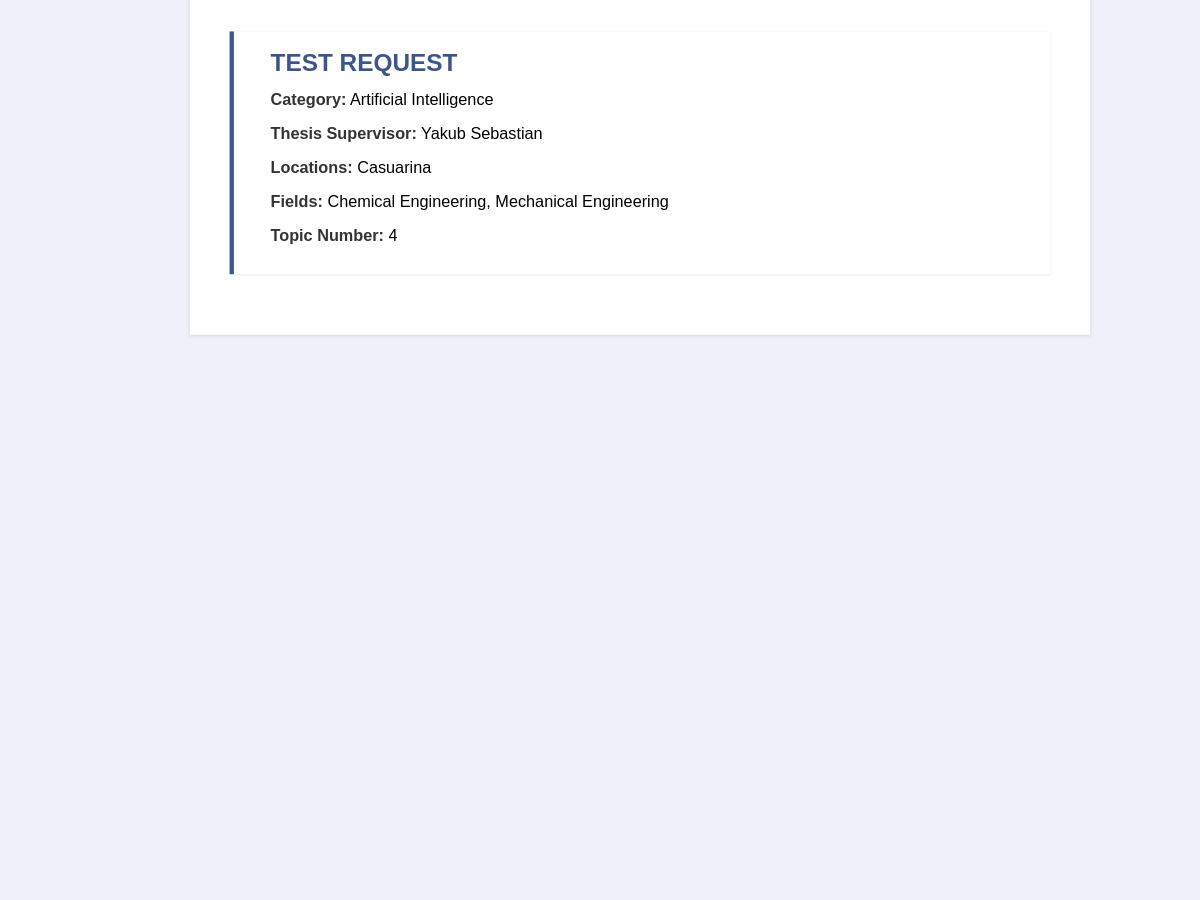
Page /project-list/ (middle part) on the earlier database version.
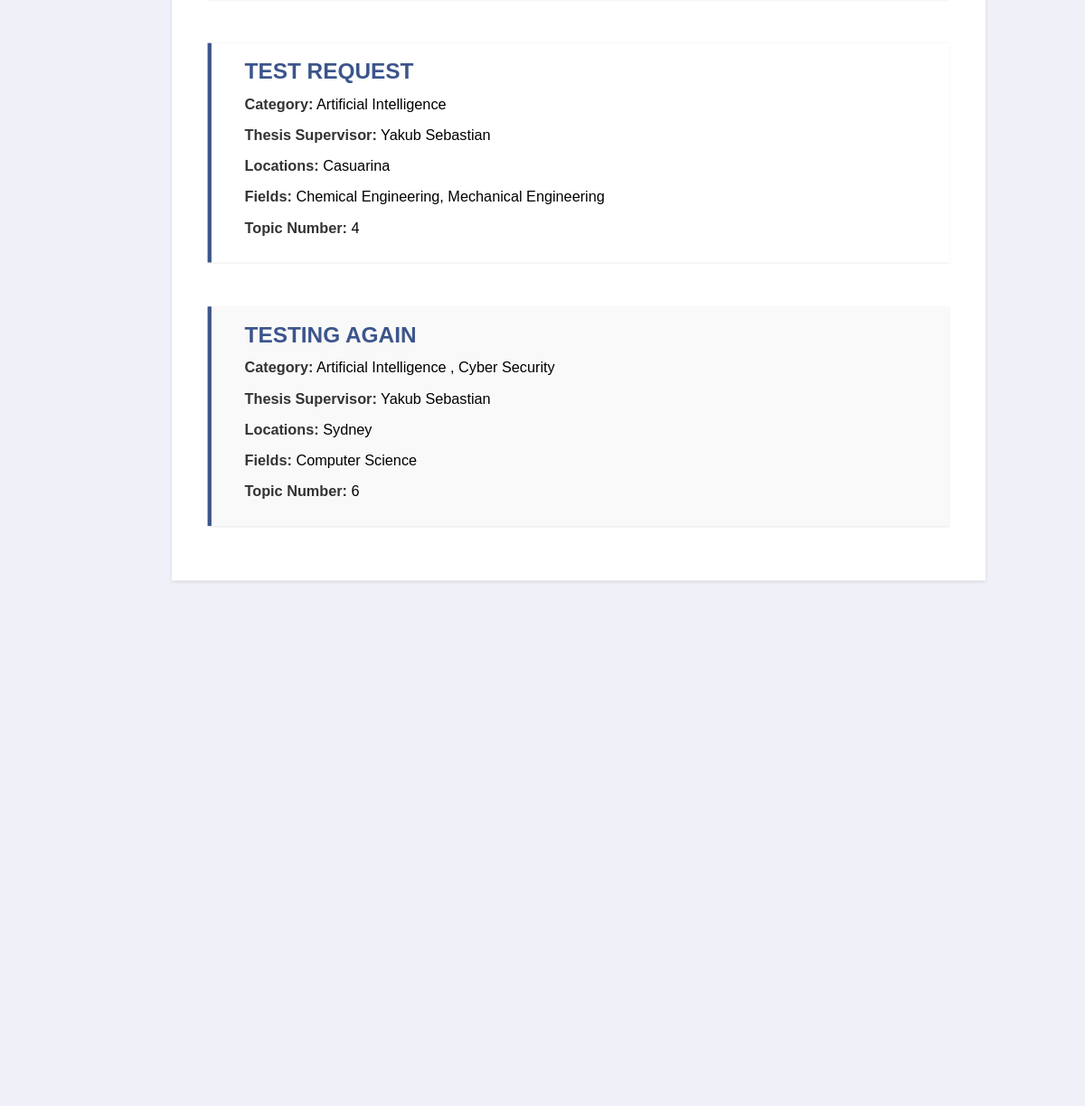
Same page on the later database version.
### management/models.py (models this page shows, shortened)
class Project(models.Model):
    supervisor = models.ForeignKey(User, null=True, on_delete=models.SET_NULL)
    title = models.CharField(max_length=100, null=True)
    category = models.ManyToManyField("Category", blank=True)
    topic_num = models.PositiveIntegerField("Topic number", null=True, unique=True)
    location = models.ManyToManyField("Location", blank=True)
    research_areas = models.ManyToManyField("ResearchArea", blank=True)
    description = models.TextField(blank=True)

class Category(models.Model):
    name = models.CharField(max_length=100)

class Location(models.Model):
    name = models.CharField(max_length=30)

class ResearchArea(models.Model):
    name = models.CharField(max_length=60)

### accounts/models.py (models this page shows)
class User(AbstractUser):
    USER_TYPE_CHOICES = (
        ('unit_coordinator', 'Unit Coordinator'),
        ('supervisor', 'Supervisor'),
        ('student', 'Student'),
    )
    user_type = models.CharField(max_length=20, choices=USER_TYPE_CHOICES, default='student')
    groups = models.ManyToManyField(
        'auth.Group',
        verbose_name='groups',
        blank=True,
        help_text='The groups this user belongs to. A user will get all permissions granted to each of their groups.',
        related_name='custom_user_set',
        related_query_name='user',
    )
    user_permissions = models.ManyToManyField(
        'auth.Permission',
        verbose_name='user permissions',
        blank=True,
        help_text='Specific permissions for this user.',
        related_name='custom_user_set',
        related_query_name='user',
    )

### assignment_4_app/views.py (the view)
# urls.py: path("project-list/", views.project_list, name="project-list"),
def project_list(request):
    try:
        projects_list = Project.objects.all().order_by("topic_num")
        context = {
            "projects": projects_list,
        }
        return render(request, "assignment_4_app/projectList.html", context)
    except:
        return HttpResponseNotFound("This link is not supported")

### assignment_4_app/templates/assignment_4_app/projectList.html (shortened to what this page needs)
{% extends "base.html" %}
{% load static %}
{% block css_files %}
    <link rel="stylesheet" href="{% static "assignment_4_app/projectList.css"%}">
{% endblock %}
{% block content %}
<div class="container">
    {% for project in projects %}
        {% include "assignment_4_app/includes/project.html" %}
    {% endfor %}
</div>
{% endblock content %}

### assignment_4_app/templates/assignment_4_app/includes/project.html
<div class="project">
    <a class="link" href="{% url "project-details" project.topic_num %}">
        <h2>{{ project.title }}</h2>
        <p><strong>Category:</strong>
            {% for category in project.category.all %}
                {{ category.name }}
                {% if not forloop.last %}, {% endif %}
            {% endfor %}
        </p>
        <p><strong>Thesis Supervisor:</strong> {{ project.supervisor.first_name }} {{ project.supervisor.last_name }}</p>
        <p><strong>Locations:</strong>
            {% for location in project.location.all %}
                {{ location.name }}{% if not forloop.last %}, {% endif %}
            {% empty %}
                None
            {% endfor %}
            </p>
            <p><strong>Fields:</strong>
            {% for research_area in project.research_areas.all %}
                {{ research_area.name }}{% if not forloop.last %}, {% endif %}
            {% empty %}
                None
            {% endfor %}
            </p>
        <p><strong>Topic Number:</strong> {{ project.topic_num}}</p>
    </a>
</div>

Differences in the rows shown:
added Project: title "TESTING AGAIN", supervisor.first_name "Yakub", supervisor.last_name "Sebastian", topic_num "6", Category (name "Artificial Intelligence")
now on this page (row unchanged): Category: name "Cyber Security", shown under "TESTING AGAIN"
now on this page (row unchanged): Location: name "Sydney", shown under "TESTING AGAIN"
now on this page (row unchanged): ResearchArea: name "Computer Science", shown under "TESTING AGAIN"
